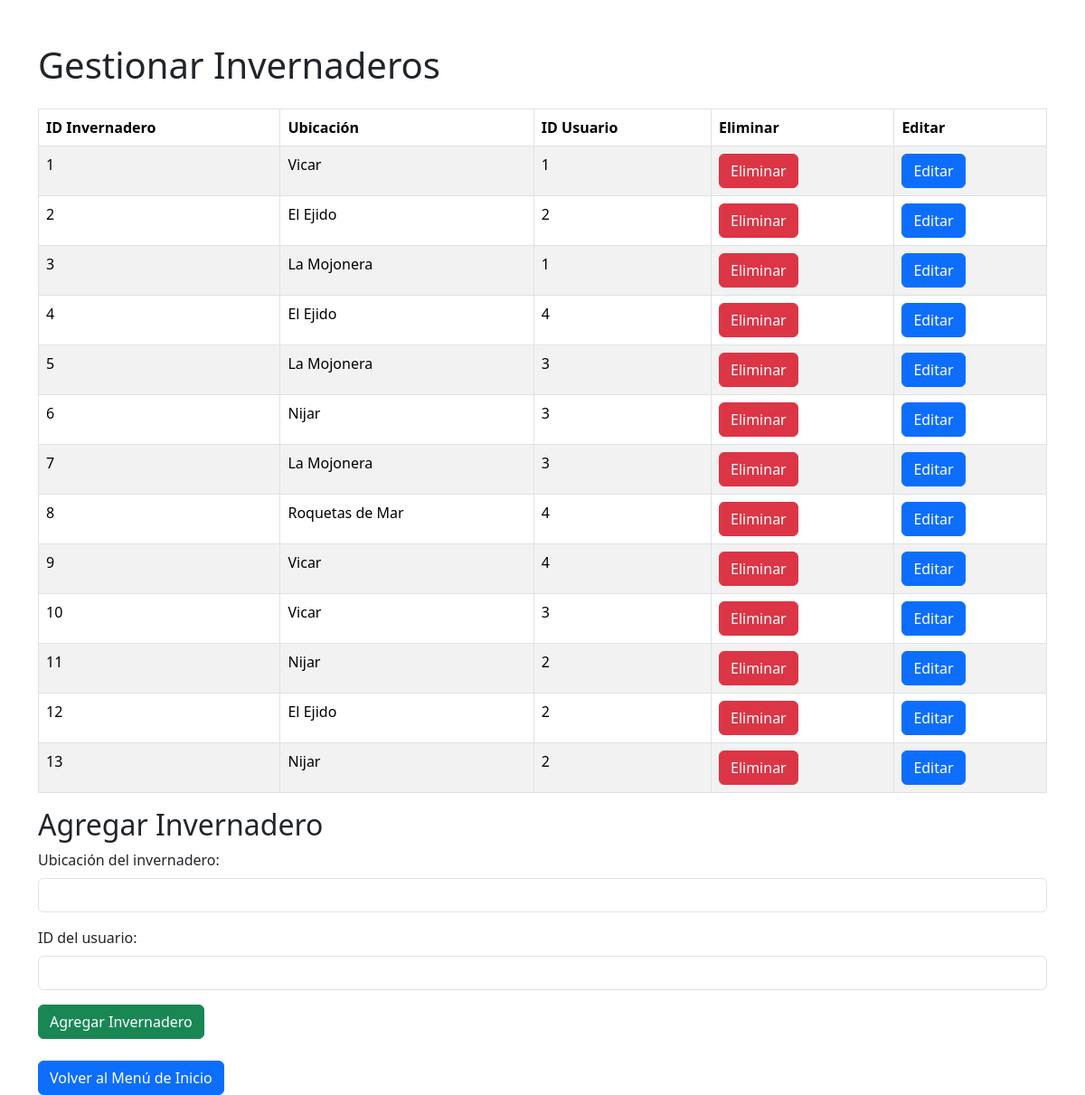
The page /secadmin/gestionInvernaderos.php on the database its author committed.
### tables this page shows
CREATE TABLE `invernadero` (
  `id_Invernadero` int(11) NOT NULL,
  `ubicacionInvernadero` varchar(50) NOT NULL,
  `idUsuario` int(11) NOT NULL
);

### secadmin/gestionInvernaderos.php (the view, shortened to what this page needs)
<?php
$server = "localhost:3306";
$user = "root";
$pass = "";
$base = "gestioninvernaderos";
$dwes = mysqli_connect($server, $user, $pass, $base);
$query = "SELECT * FROM invernadero";
$result = mysqli_query($dwes, $query);
?>
<!DOCTYPE html>
<html lang="es">
<head>
    <link href="https://cdn.jsdelivr.net/npm/bootstrap@5.3.3/dist/css/bootstrap.min.css" rel="stylesheet">
</head>
<body>
    <div class="container mt-5">
        <h1 class="mb-4">Gestionar Invernaderos</h1>
        <table class="table table-striped table-bordered">
            <thead>
                <tr>
                    <th>ID Invernadero</th>
                    <th>Ubicación</th>
                    <th>ID Usuario</th>
                    <th>Eliminar</th>
                    <th>Editar</th>
                </tr>
            </thead>
            <tbody>
                <?php
                if ($result && mysqli_num_rows($result) > 0) {
                    while ($row = mysqli_fetch_assoc($result)) {
                        echo "<tr>
                                <td>{$row['id_Invernadero']}</td>
                                <td>{$row['ubicacionInvernadero']}</td>
                                <td>{$row['idUsuario']}</td>
                                <td>
                                    <form method='POST' style='display:inline-block;'>
                                        <input type='hidden' name='id_Invernadero' value='{$row['id_Invernadero']}'>
                                        <input type='submit' name='delete' value='Eliminar' class='btn btn-danger'>
                                    </form>
                                </td>
                                <td>
                                    <form method='get' action='../secadmin/editarInvernadero.php' style='display:inline-block;'>
                                        <input type='hidden' name='id_Invernadero' value='{$row['id_Invernadero']}'>
                                        <input type='submit' value='Editar' class='btn btn-primary'>
                                    </form>
                                </td>
                              </tr>";
                    }
                } else {
                    echo "<tr><td colspan='5'>No se han encontrado Invernaderos</td></tr>";
                }
                ?>
            </tbody>
        </table>
        <h2>Agregar Invernadero</h2>
        <form method="POST">
            <div class="mb-3">
                <label for="ubicacionInvernadero" class="form-label">Ubicación del invernadero:</label>
                <input type="text" name="ubicacionInvernadero" id="ubicacionInvernadero" class="form-control" required>
            </div>
            <div class="mb-3">
                <label for="idUsuario" class="form-label">ID del usuario:</label>
                <input type="text" name="idUsuario" id="idUsuario" class="form-control" required>
            </div>
            <button type="submit" name="add" class="btn btn-success">Agregar Invernadero</button>
        </form>
        <a href="../agrosmart.php" class="btn btn-primary mt-4">Volver al Menú de Inicio</a> </div>
</body>
</html>

### rows shown on the page
invernadero: id_Invernadero "1", ubicacionInvernadero "Vicar", idUsuario "1"
invernadero: id_Invernadero "2", ubicacionInvernadero "El Ejido", idUsuario "2"
invernadero: id_Invernadero "3", ubicacionInvernadero "La Mojonera", idUsuario "1"
invernadero: id_Invernadero "4", ubicacionInvernadero "El Ejido", idUsuario "4"
invernadero: id_Invernadero "5", ubicacionInvernadero "La Mojonera", idUsuario "3"
invernadero: id_Invernadero "6", ubicacionInvernadero "Nijar", idUsuario "3"
invernadero: id_Invernadero "7", ubicacionInvernadero "La Mojonera", idUsuario "3"
invernadero: id_Invernadero "8", ubicacionInvernadero "Roquetas de Mar", idUsuario "4"
invernadero: id_Invernadero "9", ubicacionInvernadero "Vicar", idUsuario "4"
invernadero: id_Invernadero "10", ubicacionInvernadero "Vicar", idUsuario "3"
invernadero: id_Invernadero "11", ubicacionInvernadero "Nijar", idUsuario "2"
invernadero: id_Invernadero "12", ubicacionInvernadero "El Ejido", idUsuario "2"
invernadero: id_Invernadero "13", ubicacionInvernadero "Nijar", idUsuario "2"
